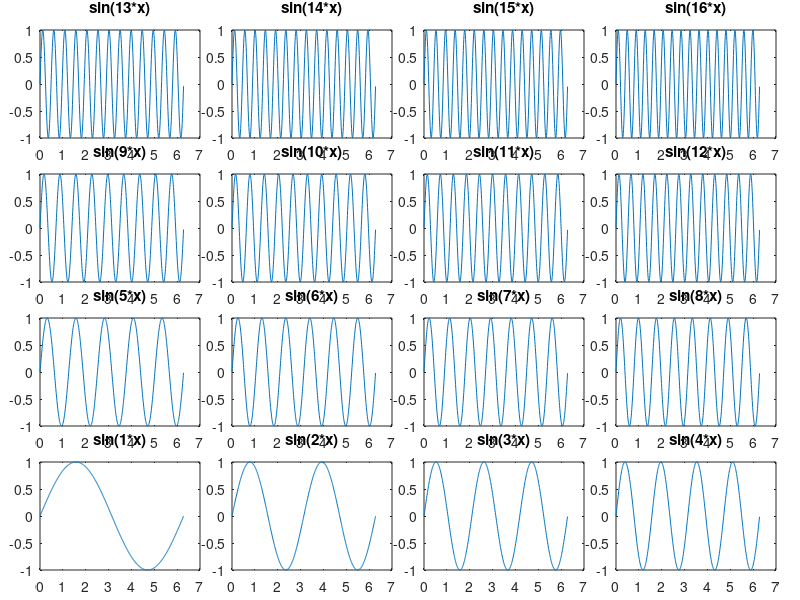

Reproduce this figure in MATLAB. (Note: this script raises an error after producing the figure.)
% Initialize a new figure
figure

% Loop for 4x4 subplots
for i = 1:16
    % Create a subplot at i-th position with adjusted margins
    subplot('Position', [mod(i-1,4)*0.24+0.05, floor((i-1)/4)*0.24+0.05, 0.2, 0.18])

    % Generate x values
    x = 0:0.01:2*pi;

    % Generate y values for sin wave with i as frequency
    y = sin(i*x);

    % Plot y vs x
    plot(x, y)

    % Set title for each subplot
    title(['sin(', num2str(i), '*x)'])
end

% Add a global title to the figure
suptitle('My Figure Title')
